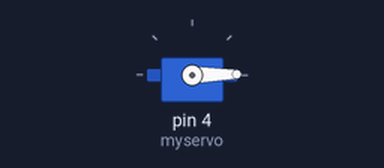
The sketch below on a simulated Arduino Uno, built with avr-gcc and run on an emulated ATmega328P. Shown: servo.

Above: at 0.05 s.
At 1.55 s:
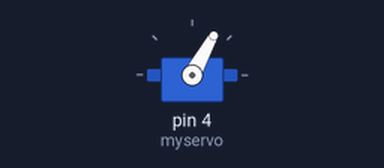
At 3.1 s:
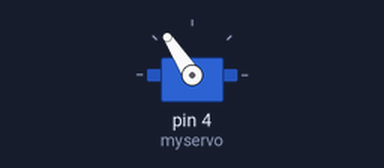
At 6.2 s:
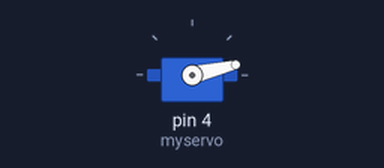
Timing chart, 0 to 8.2 s (numbered marks = the images above):
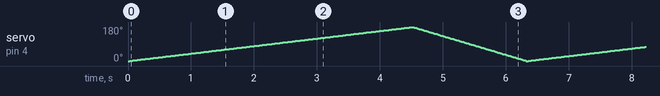

The sketch:

04_Servo_knob.ino
```cpp
/*
  Controlling a servo position using a potentiometer (variable resistor)
  by Michal Rinott <http://people.interaction-ivrea.it/m.rinott>

  modified on 8 Nov 2013
  by Scott Fitzgerald
  http://www.arduino.cc/en/Tutorial/Knob

  fluid networks changed in order to work with a servo on pin 4
  added some serial port explanatory print of the double use of the variable val

*/

#include <Servo.h>

Servo myservo;  // create servo object to control a servo

int potpin = 0;  // analog pin used to connect the light dependant resistor
int val;    // variable to read the value from the analog pin

void setup() {
  Serial.begin(9600);
  myservo.attach(4);  // attaches the servo on pin 4 to the servo object
}

void loop() {
  /* val = analogRead(potpin);            // reads the value of the potentiometer (value between 0 and 1023)
    Serial.print(" analog input is = ");
    Serial.print(val);
    val = map(val, 0, 1023, 0, 180);     // scale it to use it with the servo (value between 0 and 180)
    Serial.print(" while the val remapped is = ");
    // myservo.write(val);                  // sets the servo position according to the scaled value
    Serial.println(val);
    delay(15);                           // waits for the servo to get there

  */

  for (int i = 0; i < 180; i = i + 1) {
    myservo.write(i);
    delay(25);
  }
  for (int i = 180; i > 0; i = i - 1) {
    myservo.write(i);
    delay(10);
  }


}
```
